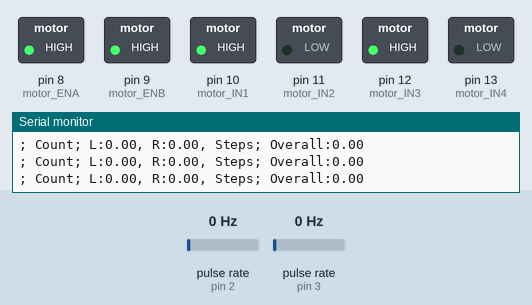
Simulated run of this sketch. Board: Arduino Uno, built with avr-gcc and run on an emulated ATmega328P. Shown: switched loads named in the sketch (green lamp = pin HIGH), the last lines printed to the serial monitor. Wiring (inferred from the names in the program): 2 × pulse sensor: data pin 2 / data pin 3. The inputs (shaded band) are chosen by the test bench; at power-on: pulse rate (sensors on pin 2, pin 3) 0 Hz.

Above: at 1.2 s.
1.3 s: pulse rate (sensor on pin 2) set to 4 Hz
4.3 s: pulse rate (sensor on pin 3) set to 50 Hz
7.3 s: pulse rate (sensor on pin 2) set to 50 Hz
At 55.9 s:
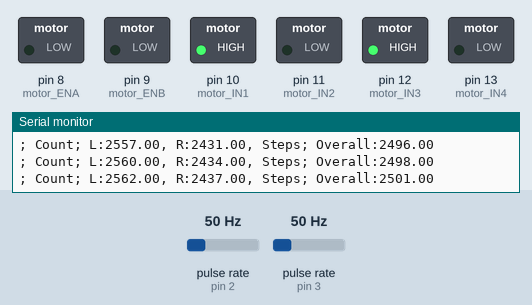
Timing chart, 0 to 57.0 s (numbered marks = the images above; inputs shaded):
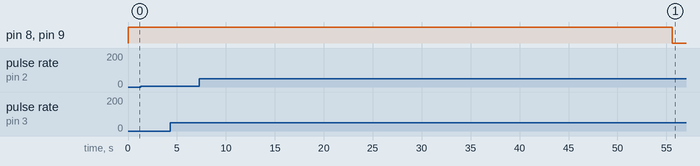

Measured:
- after the input at 7.3 s, pin 8 (motor_ENA), pin 9 (motor_ENB): HIGH → LOW after 48.3 s

The sketch:

Motor_pins.ino
```cpp
#define motor_ENA 8
#define motor_IN1 10
#define motor_IN2 11
#define motor_IN3 12
#define motor_IN4 13
#define motor_ENB 9

#define encoder_L_C1 3 // Base Motor # 1
#define encoder_R_C1 2 // Base Motor # 2

volatile double countLeft = 0;
volatile double countRight = 0;
volatile double stepsOverall = 0;

void encoderLeft() {
  countLeft++;
  stepsOverall = (countLeft + countRight) / 2;
}
void encoderRight() {
  countRight++;
  stepsOverall = (countLeft + countRight) / 2;
}

void printStatus() {
  Serial.print("; Count; L:");
  Serial.print(countLeft);
  Serial.print(", R:");
  Serial.print(countRight);
  Serial.print(", Steps; Overall:");
  Serial.println(stepsOverall);
}

void setup() {
  Serial.begin(9600);

  pinMode(motor_ENA, OUTPUT);
  pinMode(motor_IN1, OUTPUT);
  pinMode(motor_IN2, OUTPUT);
  pinMode(motor_IN3, OUTPUT);
  pinMode(motor_IN4, OUTPUT);
  pinMode(motor_ENB, OUTPUT);

  pinMode(encoder_L_C1, INPUT);
  pinMode(encoder_R_C1, INPUT);

  attachInterrupt(digitalPinToInterrupt(encoder_L_C1), encoderLeft, RISING);
  attachInterrupt(digitalPinToInterrupt(encoder_R_C1), encoderRight, RISING);

  digitalWrite(motor_IN1, HIGH);
  digitalWrite(motor_IN2, LOW);
  digitalWrite(motor_IN3, HIGH);
  digitalWrite(motor_IN4, LOW);
  analogWrite(motor_ENA, 255);
  analogWrite(motor_ENB, 255);
}

void loop() {
  if (stepsOverall < 2500)
    printStatus();
  else {
    digitalWrite(motor_IN1, HIGH);
    digitalWrite(motor_IN2, LOW);
    digitalWrite(motor_IN3, HIGH);
    digitalWrite(motor_IN4, LOW);
    analogWrite(motor_ENA, 0);
    analogWrite(motor_ENB, 0);
  }
}
```
